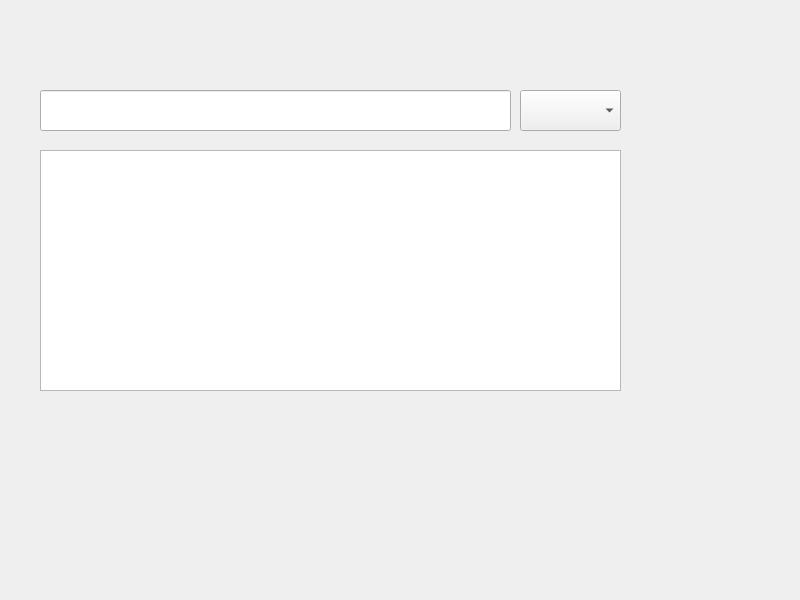
<?xml version="1.0" encoding="UTF-8"?>
<ui version="4.0">
 <class>Form</class>
 <widget class="QWidget" name="Form">
  <property name="geometry">
   <rect>
    <x>0</x>
    <y>0</y>
    <width>800</width>
    <height>600</height>
   </rect>
  </property>
  <property name="windowTitle">
   <string>Form</string>
  </property>
  <widget class="QLineEdit" name="lineEdit">
   <property name="geometry">
    <rect>
     <x>40</x>
     <y>90</y>
     <width>471</width>
     <height>41</height>
    </rect>
   </property>
  </widget>
  <widget class="QComboBox" name="comboBox">
   <property name="geometry">
    <rect>
     <x>520</x>
     <y>90</y>
     <width>101</width>
     <height>41</height>
    </rect>
   </property>
  </widget>
  <widget class="QTableView" name="tableView">
   <property name="geometry">
    <rect>
     <x>40</x>
     <y>150</y>
     <width>581</width>
     <height>241</height>
    </rect>
   </property>
  </widget>
 </widget>
 <resources/>
 <connections/>
</ui>
